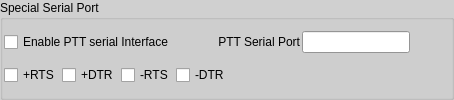
    <widget class="QGroupBox" name="groupBox_2">
     <property name="palette">
      <palette>
       <active>
        <colorrole role="WindowText">
         <brush brushstyle="SolidPattern">
          <color alpha="255">
           <red>0</red>
           <green>0</green>
           <blue>0</blue>
          </color>
         </brush>
        </colorrole>
        <colorrole role="Button">
         <brush brushstyle="SolidPattern">
          <color alpha="255">
           <red>208</red>
           <green>208</green>
           <blue>208</blue>
          </color>
         </brush>
        </colorrole>
        <colorrole role="Light">
         <brush brushstyle="SolidPattern">
          <color alpha="255">
           <red>255</red>
           <green>255</green>
           <blue>255</blue>
          </color>
         </brush>
        </colorrole>
        <colorrole role="Midlight">
         <brush brushstyle="SolidPattern">
          <color alpha="255">
           <red>231</red>
           <green>231</green>
           <blue>231</blue>
          </color>
         </brush>
        </colorrole>
        <colorrole role="Dark">
         <brush brushstyle="SolidPattern">
          <color alpha="255">
           <red>104</red>
           <green>104</green>
           <blue>104</blue>
          </color>
         </brush>
        </colorrole>
        <colorrole role="Mid">
         <brush brushstyle="SolidPattern">
          <color alpha="255">
           <red>139</red>
           <green>139</green>
           <blue>139</blue>
          </color>
         </brush>
        </colorrole>
        <colorrole role="Text">
         <brush brushstyle="SolidPattern">
          <color alpha="255">
           <red>0</red>
           <green>0</green>
           <blue>0</blue>
          </color>
         </brush>
        </colorrole>
        <colorrole role="BrightText">
         <brush brushstyle="SolidPattern">
          <color alpha="255">
           <red>255</red>
           <green>255</green>
           <blue>255</blue>
          </color>
         </brush>
        </colorrole>
        <colorrole role="ButtonText">
         <brush brushstyle="SolidPattern">
          <color alpha="255">
           <red>0</red>
           <green>0</green>
           <blue>0</blue>
          </color>
         </brush>
        </colorrole>
        <colorrole role="Base">
         <brush brushstyle="SolidPattern">
          <color alpha="255">
           <red>255</red>
           <green>255</green>
           <blue>255</blue>
          </color>
         </brush>
        </colorrole>
        <colorrole role="Window">
         <brush brushstyle="SolidPattern">
          <color alpha="255">
           <red>208</red>
           <green>208</green>
           <blue>208</blue>
          </color>
         </brush>
        </colorrole>
        <colorrole role="Shadow">
         <brush brushstyle="SolidPattern">
          <color alpha="255">
           <red>0</red>
           <green>0</green>
           <blue>0</blue>
          </color>
         </brush>
        </colorrole>
        <colorrole role="AlternateBase">
         <brush brushstyle="SolidPattern">
          <color alpha="255">
           <red>231</red>
           <green>231</green>
           <blue>231</blue>
          </color>
         </brush>
        </colorrole>
        <colorrole role="ToolTipBase">
         <brush brushstyle="SolidPattern">
          <color alpha="255">
           <red>255</red>
           <green>255</green>
           <blue>220</blue>
          </color>
         </brush>
        </colorrole>
        <colorrole role="ToolTipText">
         <brush brushstyle="SolidPattern">
          <color alpha="255">
           <red>0</red>
           <green>0</green>
           <blue>0</blue>
          </color>
         </brush>
        </colorrole>
       </active>
       <inactive>
        <colorrole role="WindowText">
         <brush brushstyle="SolidPattern">
          <color alpha="255">
           <red>0</red>
           <green>0</green>
           <blue>0</blue>
          </color>
         </brush>
        </colorrole>
        <colorrole role="Button">
         <brush brushstyle="SolidPattern">
          <color alpha="255">
           <red>208</red>
           <green>208</green>
           <blue>208</blue>
          </color>
         </brush>
        </colorrole>
        <colorrole role="Light">
         <brush brushstyle="SolidPattern">
          <color alpha="255">
           <red>255</red>
           <green>255</green>
           <blue>255</blue>
          </color>
         </brush>
        </colorrole>
        <colorrole role="Midlight">
         <brush brushstyle="SolidPattern">
          <color alpha="255">
           <red>231</red>
           <green>231</green>
           <blue>231</blue>
          </color>
         </brush>
        </colorrole>
        <colorrole role="Dark">
         <brush brushstyle="SolidPattern">
          <color alpha="255">
           <red>104</red>
           <green>104</green>
           <blue>104</blue>
          </color>
         </brush>
        </colorrole>
        <colorrole role="Mid">
         <brush brushstyle="SolidPattern">
          <color alpha="255">
           <red>139</red>
           <green>139</green>
           <blue>139</blue>
          </color>
         </brush>
        </colorrole>
        <colorrole role="Text">
         <brush brushstyle="SolidPattern">
          <color alpha="255">
           <red>0</red>
           <green>0</green>
           <blue>0</blue>
          </color>
         </brush>
        </colorrole>
        <colorrole role="BrightText">
         <brush brushstyle="SolidPattern">
          <color alpha="255">
           <red>255</red>
           <green>255</green>
           <blue>255</blue>
          </color>
         </brush>
        </colorrole>
        <colorrole role="ButtonText">
         <brush brushstyle="SolidPattern">
          <color alpha="255">
           <red>0</red>
           <green>0</green>
           <blue>0</blue>
          </color>
         </brush>
        </colorrole>
        <colorrole role="Base">
         <brush brushstyle="SolidPattern">
          <color alpha="255">
           <red>255</red>
           <green>255</green>
           <blue>255</blue>
          </color>
         </brush>
        </colorrole>
        <colorrole role="Window">
         <brush brushstyle="SolidPattern">
          <color alpha="255">
           <red>208</red>
           <green>208</green>
           <blue>208</blue>
          </color>
         </brush>
        </colorrole>
        <colorrole role="Shadow">
         <brush brushstyle="SolidPattern">
          <color alpha="255">
           <red>0</red>
           <green>0</green>
           <blue>0</blue>
          </color>
         </brush>
        </colorrole>
        <colorrole role="AlternateBase">
         <brush brushstyle="SolidPattern">
          <color alpha="255">
           <red>231</red>
           <green>231</green>
           <blue>231</blue>
          </color>
         </brush>
        </colorrole>
        <colorrole role="ToolTipBase">
         <brush brushstyle="SolidPattern">
          <color alpha="255">
           <red>255</red>
           <green>255</green>
           <blue>220</blue>
          </color>
         </brush>
        </colorrole>
        <colorrole role="ToolTipText">
         <brush brushstyle="SolidPattern">
          <color alpha="255">
           <red>0</red>
           <green>0</green>
           <blue>0</blue>
          </color>
         </brush>
        </colorrole>
       </inactive>
       <disabled>
        <colorrole role="WindowText">
         <brush brushstyle="SolidPattern">
          <color alpha="255">
           <red>104</red>
           <green>104</green>
           <blue>104</blue>
          </color>
         </brush>
        </colorrole>
        <colorrole role="Button">
         <brush brushstyle="SolidPattern">
          <color alpha="255">
           <red>208</red>
           <green>208</green>
           <blue>208</blue>
          </color>
         </brush>
        </colorrole>
        <colorrole role="Light">
         <brush brushstyle="SolidPattern">
          <color alpha="255">
           <red>255</red>
           <green>255</green>
           <blue>255</blue>
          </color>
         </brush>
        </colorrole>
        <colorrole role="Midlight">
         <brush brushstyle="SolidPattern">
          <color alpha="255">
           <red>231</red>
           <green>231</green>
           <blue>231</blue>
          </color>
         </brush>
        </colorrole>
        <colorrole role="Dark">
         <brush brushstyle="SolidPattern">
          <color alpha="255">
           <red>104</red>
           <green>104</green>
           <blue>104</blue>
          </color>
         </brush>
        </colorrole>
        <colorrole role="Mid">
         <brush brushstyle="SolidPattern">
          <color alpha="255">
           <red>139</red>
           <green>139</green>
           <blue>139</blue>
          </color>
         </brush>
        </colorrole>
        <colorrole role="Text">
         <brush brushstyle="SolidPattern">
          <color alpha="255">
           <red>104</red>
           <green>104</green>
           <blue>104</blue>
          </color>
         </brush>
        </colorrole>
        <colorrole role="BrightText">
         <brush brushstyle="SolidPattern">
          <color alpha="255">
           <red>255</red>
           <green>255</green>
           <blue>255</blue>
          </color>
         </brush>
        </colorrole>
        <colorrole role="ButtonText">
         <brush brushstyle="SolidPattern">
          <color alpha="255">
           <red>104</red>
           <green>104</green>
           <blue>104</blue>
          </color>
         </brush>
        </colorrole>
        <colorrole role="Base">
         <brush brushstyle="SolidPattern">
          <color alpha="255">
           <red>208</red>
           <green>208</green>
           <blue>208</blue>
          </color>
         </brush>
        </colorrole>
        <colorrole role="Window">
         <brush brushstyle="SolidPattern">
          <color alpha="255">
           <red>208</red>
           <green>208</green>
           <blue>208</blue>
          </color>
         </brush>
        </colorrole>
        <colorrole role="Shadow">
         <brush brushstyle="SolidPattern">
          <color alpha="255">
           <red>0</red>
           <green>0</green>
           <blue>0</blue>
          </color>
         </brush>
        </colorrole>
        <colorrole role="AlternateBase">
         <brush brushstyle="SolidPattern">
          <color alpha="255">
           <red>208</red>
           <green>208</green>
           <blue>208</blue>
          </color>
         </brush>
        </colorrole>
        <colorrole role="ToolTipBase">
         <brush brushstyle="SolidPattern">
          <color alpha="255">
           <red>255</red>
           <green>255</green>
           <blue>220</blue>
          </color>
         </brush>
        </colorrole>
        <colorrole role="ToolTipText">
         <brush brushstyle="SolidPattern">
          <color alpha="255">
           <red>0</red>
           <green>0</green>
           <blue>0</blue>
          </color>
         </brush>
        </colorrole>
       </disabled>
      </palette>
     </property>
     <property name="autoFillBackground">
      <bool>true</bool>
     </property>
     <property name="title">
      <string>Special Serial Port</string>
     </property>
     <layout class="QVBoxLayout" name="verticalLayout_2">
      <property name="spacing">
       <number>2</number>
      </property>
      <property name="margin">
       <number>1</number>
      </property>
      <item>
       <layout class="QHBoxLayout" name="horizontalLayout_10">
        <item>
         <widget class="QCheckBox" name="enablePTTCheckBox">
          <property name="text">
           <string>Enable PTT serial Interface</string>
          </property>
         </widget>
        </item>
        <item>
         <spacer name="horizontalSpacer_8">
          <property name="orientation">
           <enum>Qt::Horizontal</enum>
          </property>
          <property name="sizeHint" stdset="0">
           <size>
            <width>40</width>
            <height>20</height>
           </size>
          </property>
         </spacer>
        </item>
        <item>
         <widget class="QLabel" name="serialInterfaceTextLabel_4">
          <property name="minimumSize">
           <size>
            <width>60</width>
            <height>0</height>
           </size>
          </property>
          <property name="text">
           <string>PTT Serial Port</string>
          </property>
          <property name="alignment">
           <set>Qt::AlignRight|Qt::AlignTrailing|Qt::AlignVCenter</set>
          </property>
          <property name="wordWrap">
           <bool>false</bool>
          </property>
         </widget>
        </item>
        <item>
         <widget class="QLineEdit" name="pttSerialPortLineEdit">
          <property name="sizePolicy">
           <sizepolicy hsizetype="Preferred" vsizetype="Fixed">
            <horstretch>0</horstretch>
            <verstretch>0</verstretch>
           </sizepolicy>
          </property>
         </widget>
        </item>
        <item>
         <spacer name="horizontalSpacer_15">
          <property name="orientation">
           <enum>Qt::Horizontal</enum>
          </property>
          <property name="sizeHint" stdset="0">
           <size>
            <width>40</width>
            <height>20</height>
           </size>
          </property>
         </spacer>
        </item>
       </layout>
      </item>
      <item>
       <layout class="QHBoxLayout" name="horizontalLayout_8"/>
      </item>
      <item>
       <layout class="QHBoxLayout" name="horizontalLayout_7">
        <item>
         <widget class="QCheckBox" name="RTSCheckBox">
          <property name="text">
           <string>+RTS</string>
          </property>
         </widget>
        </item>
        <item>
         <widget class="QCheckBox" name="DTRCheckBox">
          <property name="text">
           <string>+DTR</string>
          </property>
         </widget>
        </item>
        <item>
         <widget class="QCheckBox" name="nRTSCheckBox">
          <property name="text">
           <string>-RTS</string>
          </property>
         </widget>
        </item>
        <item>
         <widget class="QCheckBox" name="nDTRCheckBox">
          <property name="text">
           <string>-DTR</string>
          </property>
         </widget>
        </item>
        <item>
         <spacer name="horizontalSpacer_11">
          <property name="orientation">
           <enum>Qt::Horizontal</enum>
          </property>
          <property name="sizeHint" stdset="0">
           <size>
            <width>40</width>
            <height>20</height>
           </size>
          </property>
         </spacer>
        </item>
       </layout>
      </item>
     </layout>
    </widget>
